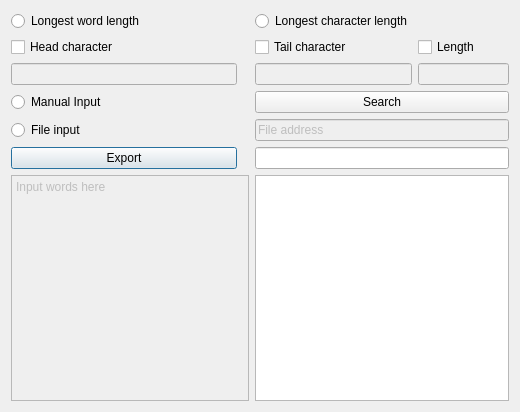
<?xml version="1.0" encoding="UTF-8"?>
<ui version="4.0">
 <class>Dialog</class>
 <widget class="QDialog" name="Dialog">
  <property name="geometry">
   <rect>
    <x>0</x>
    <y>0</y>
    <width>520</width>
    <height>412</height>
   </rect>
  </property>
  <property name="windowTitle">
   <string>Word Chain</string>
  </property>
  <layout class="QGridLayout" name="gridLayout">
   <item row="10" column="3" colspan="2">
    <widget class="QTextBrowser" name="outputarea">
     <property name="minimumSize">
      <size>
       <width>235</width>
       <height>200</height>
      </size>
     </property>
     <property name="frameShadow">
      <enum>QFrame::Sunken</enum>
     </property>
    </widget>
   </item>
   <item row="6" column="3" colspan="2">
    <widget class="QLineEdit" name="address_input">
     <property name="enabled">
      <bool>false</bool>
     </property>
     <property name="text">
      <string>File address</string>
     </property>
    </widget>
   </item>
   <item row="4" column="4">
    <widget class="QLineEdit" name="length_in">
     <property name="enabled">
      <bool>false</bool>
     </property>
     <property name="minimumSize">
      <size>
       <width>60</width>
       <height>0</height>
      </size>
     </property>
     <property name="clearButtonEnabled">
      <bool>false</bool>
     </property>
    </widget>
   </item>
   <item row="8" column="0">
    <widget class="QPushButton" name="export_Button">
     <property name="text">
      <string>Export</string>
     </property>
    </widget>
   </item>
   <item row="3" column="3">
    <widget class="QCheckBox" name="tailsel">
     <property name="text">
      <string>Tail character</string>
     </property>
    </widget>
   </item>
   <item row="3" column="0">
    <widget class="QCheckBox" name="headsel">
     <property name="text">
      <string>Head character</string>
     </property>
    </widget>
   </item>
   <item row="1" column="3">
    <widget class="QRadioButton" name="searchmode_c">
     <property name="text">
      <string>Longest character length</string>
     </property>
     <attribute name="buttonGroup">
      <string notr="true">buttonGroup</string>
     </attribute>
    </widget>
   </item>
   <item row="4" column="3">
    <widget class="QLineEdit" name="tailchar_in">
     <property name="enabled">
      <bool>false</bool>
     </property>
     <property name="acceptDrops">
      <bool>true</bool>
     </property>
    </widget>
   </item>
   <item row="10" column="0" colspan="3">
    <widget class="QPlainTextEdit" name="inputarea">
     <property name="enabled">
      <bool>false</bool>
     </property>
     <property name="minimumSize">
      <size>
       <width>235</width>
       <height>200</height>
      </size>
     </property>
     <property name="plainText">
      <string>Input words here</string>
     </property>
    </widget>
   </item>
   <item row="4" column="0">
    <widget class="QLineEdit" name="headchar_in">
     <property name="enabled">
      <bool>false</bool>
     </property>
     <property name="text">
      <string/>
     </property>
    </widget>
   </item>
   <item row="8" column="3" colspan="2">
    <widget class="QLineEdit" name="result_output"/>
   </item>
   <item row="1" column="0">
    <widget class="QRadioButton" name="searchmode_w">
     <property name="text">
      <string>Longest word length</string>
     </property>
     <attribute name="buttonGroup">
      <string notr="true">buttonGroup</string>
     </attribute>
    </widget>
   </item>
   <item row="6" column="0">
    <widget class="QRadioButton" name="byFile">
     <property name="text">
      <string>File input</string>
     </property>
     <attribute name="buttonGroup">
      <string notr="true">buttonGroup_2</string>
     </attribute>
    </widget>
   </item>
   <item row="3" column="4">
    <widget class="QCheckBox" name="lengthsel">
     <property name="text">
      <string>Length</string>
     </property>
    </widget>
   </item>
   <item row="5" column="0">
    <widget class="QRadioButton" name="byHand">
     <property name="text">
      <string>Manual Input</string>
     </property>
     <attribute name="buttonGroup">
      <string notr="true">buttonGroup_2</string>
     </attribute>
    </widget>
   </item>
   <item row="5" column="3" colspan="2">
    <widget class="QPushButton" name="search_Button">
     <property name="text">
      <string>Search</string>
     </property>
    </widget>
   </item>
  </layout>
 </widget>
 <resources/>
 <connections>
  <connection>
   <sender>headsel</sender>
   <signal>toggled(bool)</signal>
   <receiver>headchar_in</receiver>
   <slot>setEnabled(bool)</slot>
   <hints>
    <hint type="sourcelabel">
     <x>80</x>
     <y>79</y>
    </hint>
    <hint type="destinationlabel">
     <x>35</x>
     <y>110</y>
    </hint>
   </hints>
  </connection>
  <connection>
   <sender>tailsel</sender>
   <signal>toggled(bool)</signal>
   <receiver>tailchar_in</receiver>
   <slot>setEnabled(bool)</slot>
   <hints>
    <hint type="sourcelabel">
     <x>205</x>
     <y>79</y>
    </hint>
    <hint type="destinationlabel">
     <x>165</x>
     <y>110</y>
    </hint>
   </hints>
  </connection>
  <connection>
   <sender>lengthsel</sender>
   <signal>toggled(bool)</signal>
   <receiver>length_in</receiver>
   <slot>setEnabled(bool)</slot>
   <hints>
    <hint type="sourcelabel">
     <x>332</x>
     <y>79</y>
    </hint>
    <hint type="destinationlabel">
     <x>310</x>
     <y>110</y>
    </hint>
   </hints>
  </connection>
  <connection>
   <sender>byFile</sender>
   <signal>toggled(bool)</signal>
   <receiver>address_input</receiver>
   <slot>setEnabled(bool)</slot>
   <hints>
    <hint type="sourcelabel">
     <x>94</x>
     <y>107</y>
    </hint>
    <hint type="destinationlabel">
     <x>95</x>
     <y>138</y>
    </hint>
   </hints>
  </connection>
  <connection>
   <sender>byHand</sender>
   <signal>toggled(bool)</signal>
   <receiver>inputarea</receiver>
   <slot>setEnabled(bool)</slot>
   <hints>
    <hint type="sourcelabel">
     <x>297</x>
     <y>107</y>
    </hint>
    <hint type="destinationlabel">
     <x>198</x>
     <y>326</y>
    </hint>
   </hints>
  </connection>
 </connections>
 <buttongroups>
  <buttongroup name="buttonGroup_2"/>
  <buttongroup name="buttonGroup"/>
 </buttongroups>
</ui>
